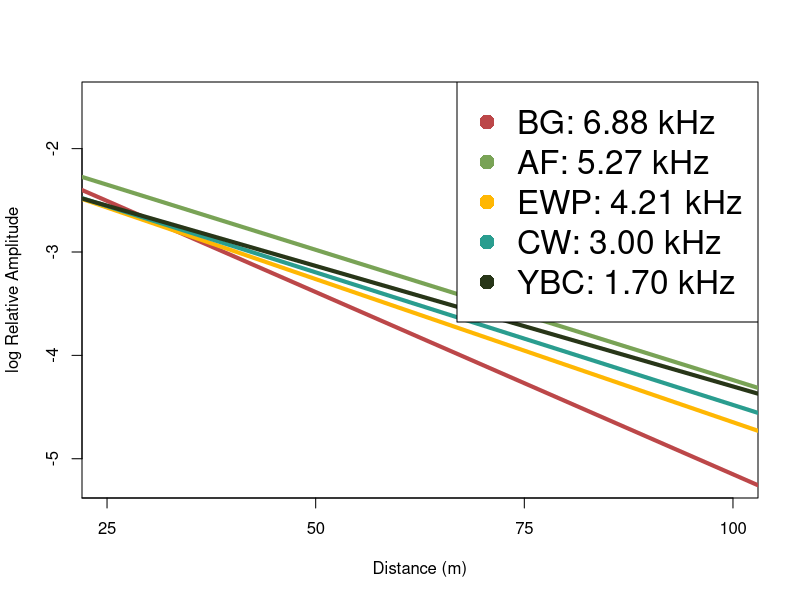

R code for this plot:
#############################################
###### MA Forest Acoustics Analsysis   ######
###### Distance & Frequency            ######
###### Last update: 4/6/2023           ######
#############################################

library(dplyr)
library(tidyverse)

analysis_table <- read.csv("data/analysis_table.csv")

analysis_table <- analysis_table %>%
  mutate(vol = case_when((species == "CW5" & vol == 75) ~ 100,
                         TRUE ~ as.numeric(as.character(vol))
                         ))

analysis <- analysis_table %>%
  filter(relative_dir == "N", vol == "100")

colors_spec = c("#BC4749","#79A356", "#FFB703", "#2A9D8F", "#283618")

# Create DFs for each species

CW_analysis <- analysis %>% 
  filter(species == "CW5")
CWdistMod = lm(log(relative.amp) ~ distance_m, data = CW_analysis)

AF_analysis <- analysis %>% 
  filter(species == "AF")
AFdistMod = lm(log(relative.amp) ~ distance_m, data = AF_analysis)

BG_analysis <- analysis %>% 
  filter(species == "BG")
BGdistMod = lm(log(relative.amp) ~ distance_m, data = BG_analysis)

EWP_analysis <- analysis %>% 
  filter(species == "EWP")
EWPdistMod = lm(log(relative.amp) ~ distance_m, data = EWP_analysis)

YBC_analysis <- analysis %>% 
  filter(species == "YBC")
YBCdistMod = lm(log(relative.amp) ~ distance_m, data = YBC_analysis)



plot(analysis$distance_m, log(analysis$relative.amp), col="white",lty="dotted", pch = 16, cex = 1.7,
     ylab = "log Relative Amplitude", xlab = "Distance (m)", xaxp = c(0, 100, 4) )
abline(BGdistMod, lwd = 4, col = colors_spec[1])
abline(AFdistMod, lwd = 4, col = colors_spec[2])
abline(EWPdistMod, lwd = 4, col = colors_spec[3])
abline(CWdistMod, lwd = 4, col = colors_spec[4])
abline(YBCdistMod, lwd = 4, col = colors_spec[5])
legend("topright", legend = c("BG: 6.88 kHz", "AF: 5.27 kHz", "EWP: 4.21 kHz", "CW: 3.00 kHz", "YBC: 1.70 kHz"), pch = 16, cex = 2, col = colors_spec[1:5])

